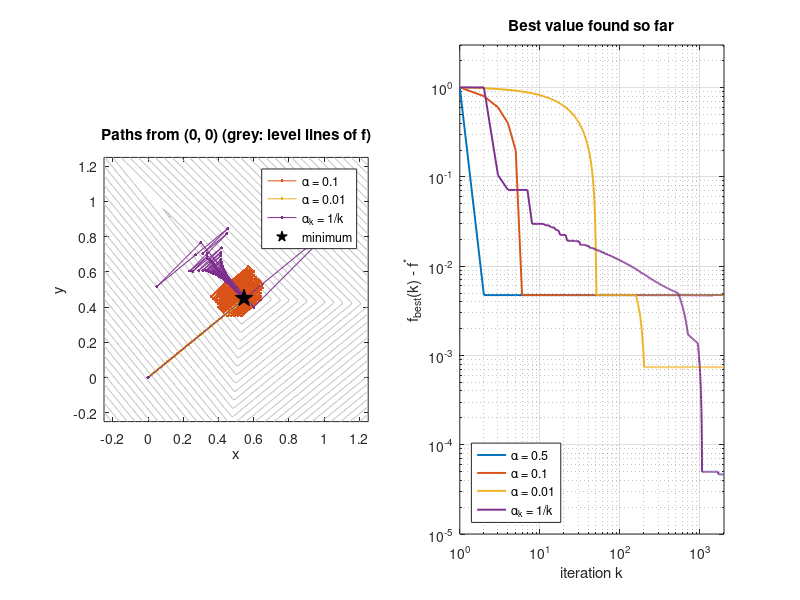

This chart was generated by the following MATLAB code:
% Part 1, Problem 4: the (sub)gradient method on a piecewise-linear function
% f(x,y) = max(x + y, 0.9x - 1.1y + 1, -0.8x + 1.2y - 1, 2 - 1.1x - 0.9y)
% At each point the gradient of the largest (active) piece is used.

clc; clearvars; close all;
figdir = fullfile(fileparts(mfilename('fullpath')), '..', 'figures');

G = [1 1; 0.9 -1.1; -0.8 1.2; -1.1 -0.9];      % gradients of the four pieces (rows)
c = [0; 1; -1; 2];                             % constant terms
f = @(p) max(G * p(:) + c);

%% True minimum: the corner where pieces 1, 2 and 4 are equal
% Solve  g_i' x + c_i = t  for i = 1, 2, 4  (unknowns x, y, t)
act = [1 2 4];
sol = [G(act, :), -ones(3, 1)] \ (-c(act));
x_star = sol(1:2); f_star = sol(3);
% Optimality certificate: 0 = sum lambda_i g_i with lambda_i >= 0, sum lambda_i = 1
lambda = [G(act, :)'; ones(1, 3)] \ [0; 0; 1];
fprintf('Minimum: x* = (%.4f, %.4f), f* = %.4f\n', x_star, f_star);
fprintf('  value of piece 3 there: %.4f (below f*, so not active)\n', G(3, :) * x_star + c(3));
fprintf('  lambda = (%.4f, %.4f, %.4f), all positive, so 0 is in the subdifferential\n', lambda);
fprintf('  gradient lengths of the pieces: %s (never zero)\n', mat2str(vecnorm(G, 2, 2)', 3));

%% Runs from (0, 0)
start = [0; 0];
iters = 2000;
steps = {0.5, 0.1, 0.01, 'diminishing'};
names = {'\alpha = 0.5', '\alpha = 0.1', '\alpha = 0.01', '\alpha_k = 1/k'};
runs = struct('path', {}, 'fbest', {});
fprintf('\n%d iterations from (0, 0):\n', iters);
for r = 1:numel(steps)
    p = start;
    path = zeros(iters + 1, 2); path(1, :) = p';
    fvals = zeros(iters + 1, 1); fvals(1) = f(p);
    for k = 1:iters
        if ischar(steps{r}), alpha = 1 / k; else, alpha = steps{r}; end
        [~, idx] = max(G * p + c);         % active piece
        p = p - alpha * G(idx, :)';        % step along its negative gradient
        path(k + 1, :) = p';
        fvals(k + 1) = f(p);
    end
    fbest = cummin(fvals);                 % the method is not monotone: keep the best value so far
    runs(r).path = path; runs(r).fbest = fbest;
    tail = path(end-199:end, :);           % the last 200 points
    fprintf('  %-14s best f = %.5f (f - f* = %.1e), last point (%.4f, %.4f), last 200 points within %.4f of x*\n', ...
        strrep(names{r}, '\', ''), fbest(end), fbest(end) - f_star, path(end, 1), path(end, 2), ...
        max(vecnorm(tail' - x_star)));
end
% What the stopping rule "step shorter than 1e-3" would do
fprintf('\nWith the stopping rule |x_{k+1} - x_k| < 1e-3:\n');
fprintf('  fixed steps never stop, because the step is alpha * |g| >= %.3f * alpha\n', min(vecnorm(G, 2, 2)));
fprintf('  alpha_k = 1/k stops as soon as |g|/k < 1e-3, i.e. after about %d iterations, wherever the point is\n', ...
    ceil(min(vecnorm(G, 2, 2)) / 1e-3));

%% Figures
[X, Y] = meshgrid(-0.25:0.01:1.25, -0.25:0.01:1.25);
Z = max(max(X + Y, 0.9*X - 1.1*Y + 1), max(-0.8*X + 1.2*Y - 1, 2 - 1.1*X - 0.9*Y));
fig = figure('Color', 'w', 'Position', [100 100 1150 460]);
subplot(1, 2, 1);
contour(X, Y, Z, 30, 'LineColor', [0.75 0.75 0.75], 'HandleVisibility', 'off'); hold on;
cols = lines(numel(steps));
for r = [2 3 4]
    pth = runs(r).path;
    plot(pth(:, 1), pth(:, 2), '.-', 'Color', cols(r, :), 'MarkerSize', 7, 'DisplayName', names{r});
end
plot(x_star(1), x_star(2), 'kp', 'MarkerSize', 13, 'MarkerFaceColor', 'k', 'DisplayName', 'minimum');
axis equal; xlim([-0.25 1.25]); ylim([-0.25 1.25]);
xlabel('x'); ylabel('y'); title('Paths from (0, 0) (grey: level lines of f)'); legend('Location', 'northeast');
subplot(1, 2, 2);
for r = 1:numel(steps)
    loglog(1:iters + 1, max(runs(r).fbest - f_star, 1e-16), 'LineWidth', 1.4, 'Color', cols(r, :), 'DisplayName', names{r}); hold on;
end
grid on; xlabel('iteration k'); ylabel('f_{best}(k) - f^*'); xlim([1 iters + 1]); ylim([1e-5 3]);
title('Best value found so far'); legend('Location', 'southwest');
exportgraphics(fig, fullfile(figdir, 'p1_4_subgradient.png'), 'Resolution', 200);
